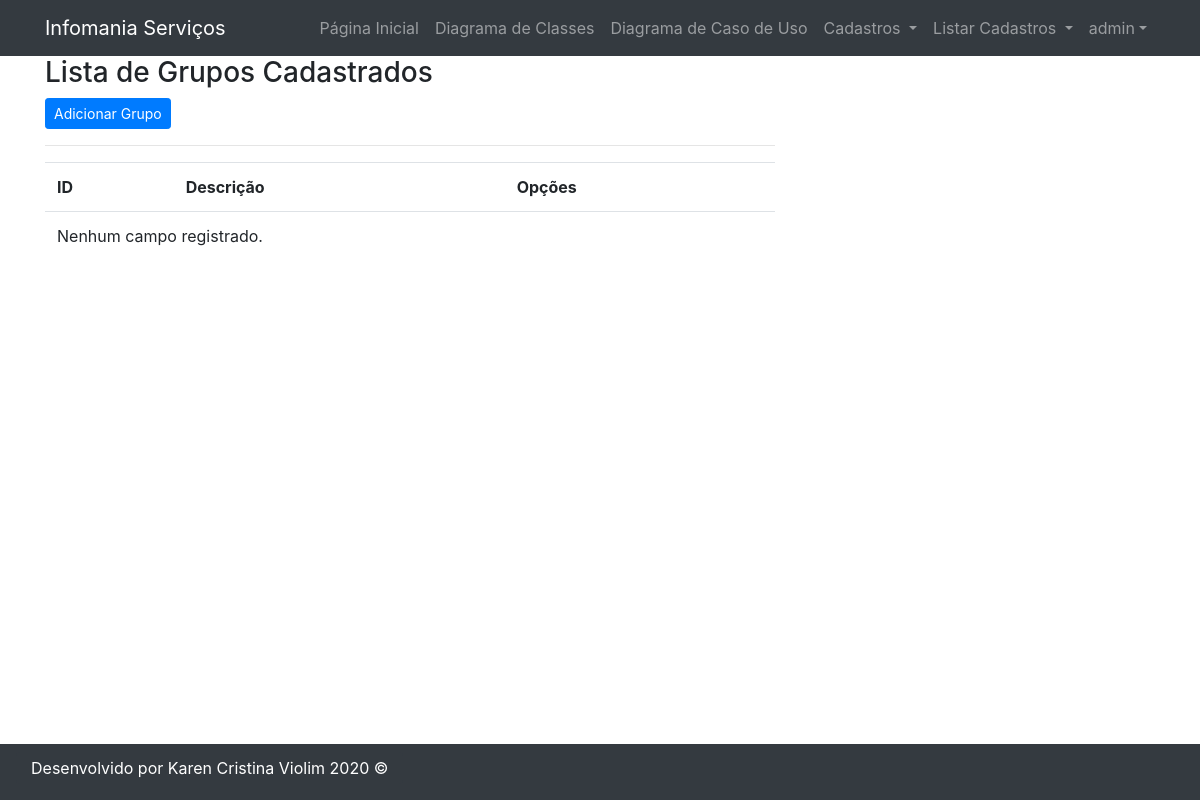
Before: /listar/grupo/ (signed in) with the older database file.
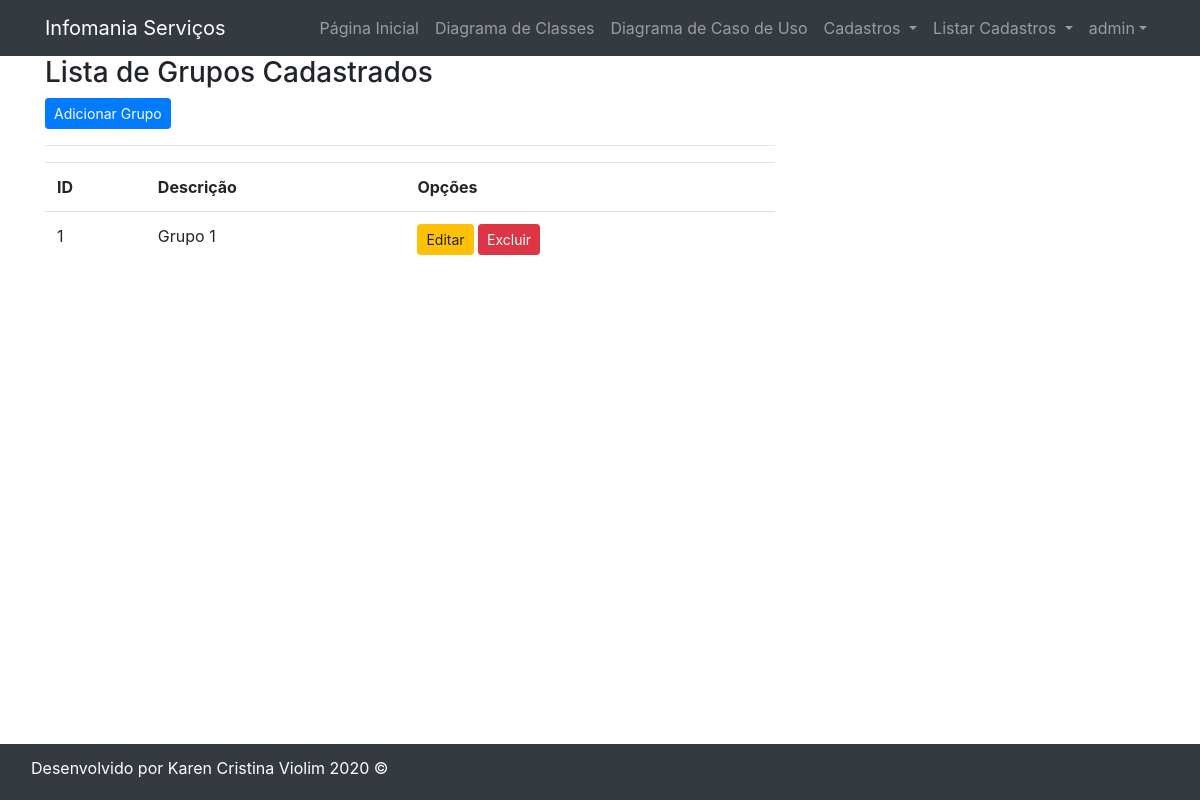
After: the same page with the newer database file.
### cadastros/models.py (models this page shows, shortened)
class Grupo(models.Model):
    descricao = models.CharField(max_length=100, verbose_name="Descrição")

### cadastros/views.py (the view)
# urls.py: path('listar/grupo/', GrupoList.as_view(), name='listar-grupo'),
class GrupoList(LoginRequiredMixin, ListView):
    login_url = reverse_lazy('login')
    model = Grupo
    template_name = 'cadastros/listas/grupo.html'

### cadastros/templates/cadastros/listas/grupo.html (shortened to what this page needs)
{% extends 'paginas/modelo.html' %}
{% load static %}
{% block menu %}
<h3>Lista de Grupos Cadastrados</h3>
<a href="{% url 'cadastrar-grupo' %}" class="btn btn-primary btn-sm">Adicionar Grupo</a>
<hr>
<div class="table responsive">
    <table class="table table striped">
        <tr>
            <th>ID</th>
            <th>Descrição</th>
            <th>Opções</th>
        </tr>
        {% for grupo in object_list %}
        <tr>
            <td>{{ grupo.pk }}</td>
            <td>{{ grupo.descricao }}</td>
            <td>
                <a href="{% url 'editar-grupo' grupo.pk %}" class="btn btn-warning btn-sm" title="Excluir">Editar</a>
                <a href="{% url 'excluir-grupo' grupo.pk%}" class="btn btn-danger btn-sm" title="Editar">Excluir</a>
            </td>
        </tr>
        {% empty %}
        <tr>
            <td colspan="3">Nenhum campo registrado.</td>
        </tr>
        {% endfor %}
    </table>
</div>
{% endblock %}

Changed rows visible on the page:
added Grupo: pk "1", descricao "Grupo 1"
Other visible differences:
text no longer shown: "Nenhum campo registrado."
